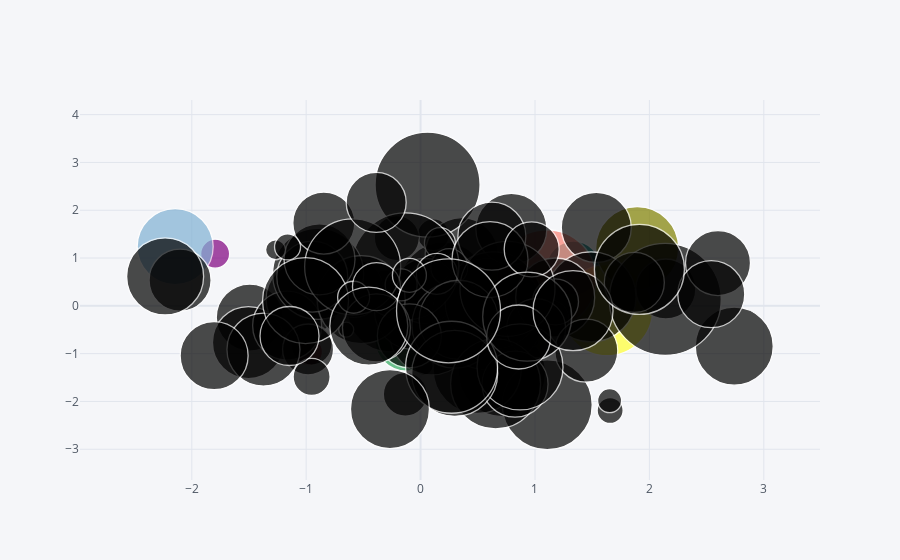

Notebook source saved alongside this figure:
### Code cell
#Bubble
df.iplot(kind='bubble',x='A',y='B',size='C')
